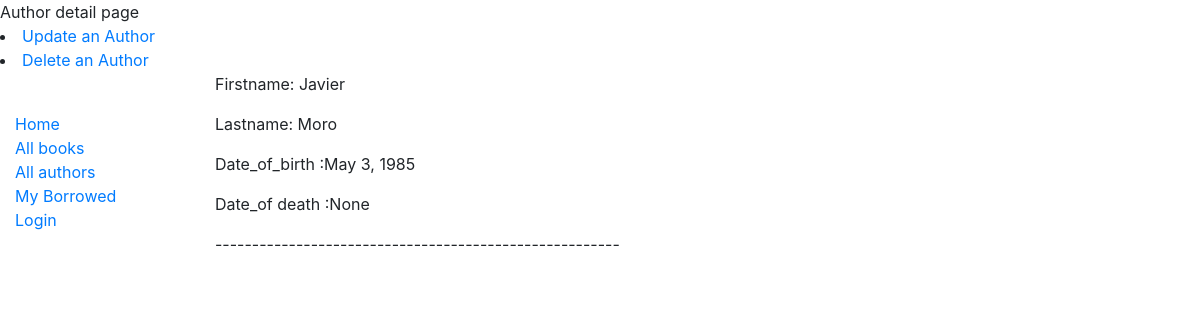
Screenshot of /catalog/author/6 with the database file from the repository.
### catalog/models.py (models this page shows, shortened)
class Author(models.Model):
	first_name=models.CharField(max_length=20)
	date_of_birth=models.DateField(null=False,blank=False)
	date_of_death=models.DateField(null=True,blank=True)
	last_name=models.CharField(max_length=20)
	class Meta:
		ordering=['last_name','first_name']

### catalog/views.py (the view)
# urls.py: path('author/<int:pk>',views.AuthorDetailView.as_view(),name="author-detail"),
class AuthorDetailView(generic.DetailView):
	model=Author
	'''
	def context_data(self,**kwargs):
		context=super(BookDetailView,self).get_context_data(**kwargs)
	context['some_data']="This is some data"
    '''

### catalog/templates/catalog/author_detail.html (shortened to what this page needs)
{% extends "catalog/base_generic.html" %}
{% block title %}
<li>	<a href="{% url 'author_update' author.id %}">Update an Author</a></li>
<li>	<a href="{ % url 'author_delete' author.id %}">Delete an Author</a></li>
{% endblock %}
	{% block content %}
	<p>Firstname: {{author.first_name}}</p>
	<p>Lastname: {{author.last_name}}</p>
	<p>Date_of_birth :{{author.date_of_birth}}</p>
	<p>Date_of death :{{author.date_of_death}}</p>
	<p>-------------------------------------------------------</p>
	{% endblock %}

### rows the page displays
Author: first_name "Javier", last_name "Moro", date_of_birth "May 3, 1985", date_of_death "None"
